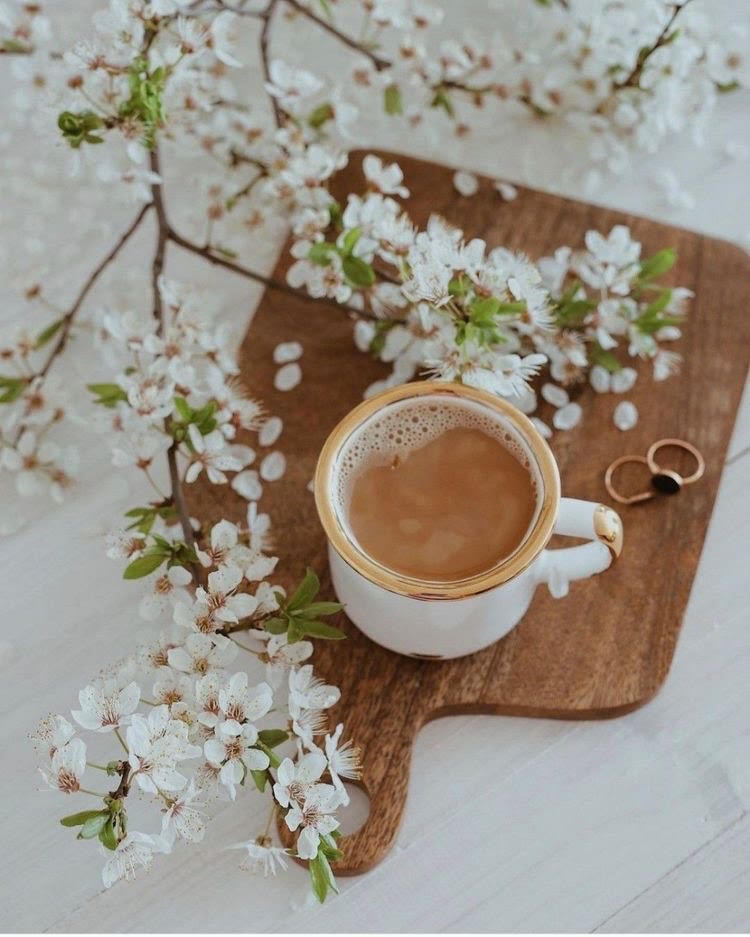
#> input picture Njoud.jpg, 750 x 937 px
$ python AI2.py
#> lines starting #> are read from the running program, lines starting #| are printed output that depends on the picture
import cv2
import numpy as np
import matplotlib.pyplot as plt
image = cv2.imread("Njoud.jpg")
#> image is the input picture: shape (937, 750, 3); mean B, G, R 135.6, 146.7, 154.7
gray = cv2.cvtColor(image , cv2.COLOR_BGR2GRAY)
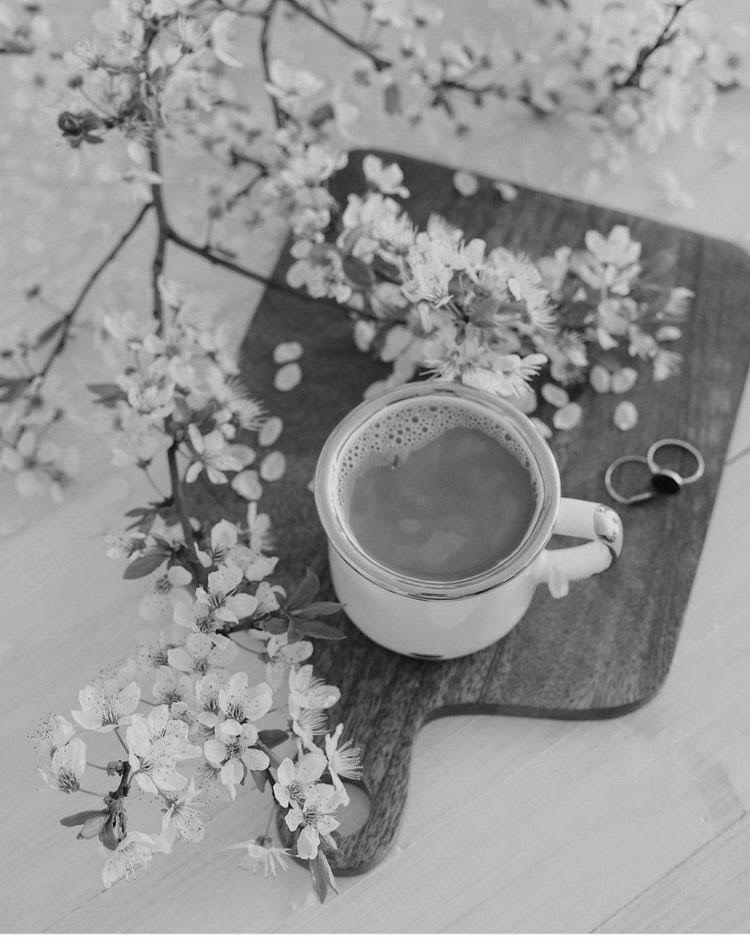
#> gray: shape (937, 750); min 1, max 255, mean 147.9
cv2.imwrite("photo.jpg", gray)
cv2.imshow('photo', image)
I = cv2.waitKey(0)
#> (key Esc is pressed here)
if I == 27 or I == ord ('s'):
    cv2.destroyAllWindows()
